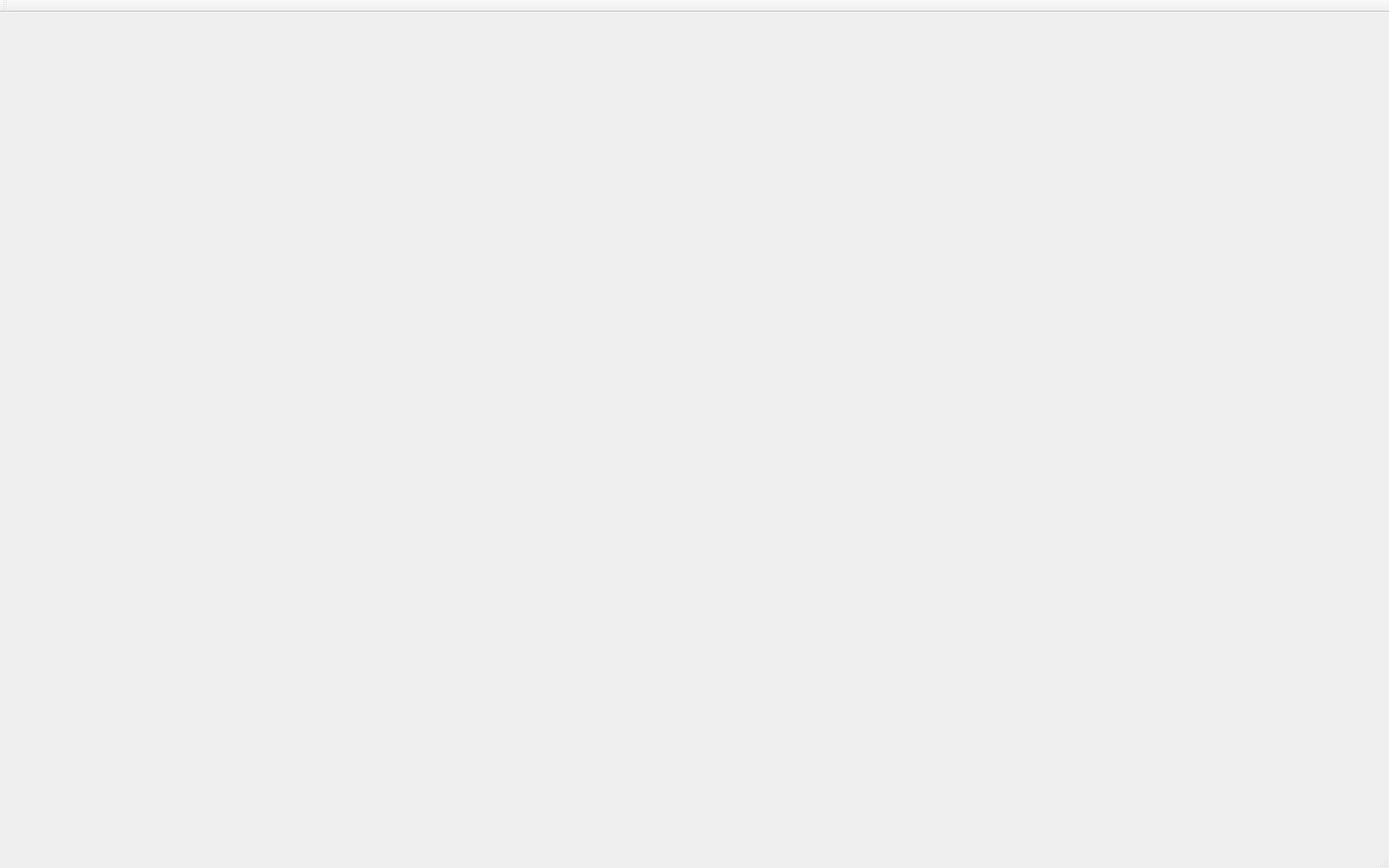
<?xml version="1.0" encoding="UTF-8"?>
<ui version="4.0">
 <class>MainWindow</class>
 <widget class="QMainWindow" name="MainWindow">
  <property name="geometry">
   <rect>
    <x>0</x>
    <y>0</y>
    <width>1920</width>
    <height>1200</height>
   </rect>
  </property>
  <property name="windowTitle">
   <string>MainWindow</string>
  </property>
  <widget class="QWidget" name="centralWidget"/>
  <widget class="QMenuBar" name="menuBar">
   <property name="geometry">
    <rect>
     <x>0</x>
     <y>0</y>
     <width>1920</width>
     <height>22</height>
    </rect>
   </property>
  </widget>
  <widget class="QToolBar" name="mainToolBar">
   <attribute name="toolBarArea">
    <enum>TopToolBarArea</enum>
   </attribute>
   <attribute name="toolBarBreak">
    <bool>false</bool>
   </attribute>
  </widget>
  <widget class="QStatusBar" name="statusBar"/>
 </widget>
 <layoutdefault spacing="6" margin="11"/>
 <resources/>
 <connections/>
</ui>
